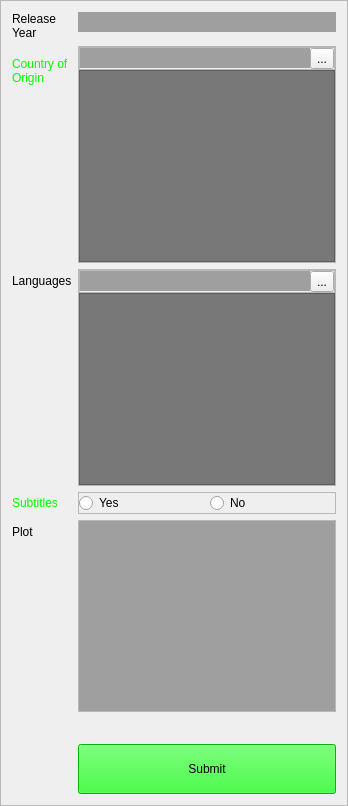
    <widget class="QFrame" name="frame_3">
     <property name="frameShape">
      <enum>QFrame::StyledPanel</enum>
     </property>
     <property name="frameShadow">
      <enum>QFrame::Sunken</enum>
     </property>
     <layout class="QFormLayout" name="formLayout_3">
      <item row="0" column="0">
       <widget class="QLabel" name="label_23">
        <property name="text">
         <string>Release 
Year</string>
        </property>
       </widget>
      </item>
      <item row="0" column="1">
       <widget class="QLineEdit" name="year">
        <property name="palette">
         <palette>
          <active>
           <colorrole role="Base">
            <brush brushstyle="SolidPattern">
             <color alpha="255">
              <red>159</red>
              <green>159</green>
              <blue>159</blue>
             </color>
            </brush>
           </colorrole>
          </active>
          <inactive>
           <colorrole role="Base">
            <brush brushstyle="SolidPattern">
             <color alpha="255">
              <red>159</red>
              <green>159</green>
              <blue>159</blue>
             </color>
            </brush>
           </colorrole>
          </inactive>
          <disabled>
           <colorrole role="Base">
            <brush brushstyle="SolidPattern">
             <color alpha="255">
              <red>108</red>
              <green>108</green>
              <blue>108</blue>
             </color>
            </brush>
           </colorrole>
          </disabled>
         </palette>
        </property>
        <property name="autoFillBackground">
         <bool>true</bool>
        </property>
        <property name="frame">
         <bool>false</bool>
        </property>
       </widget>
      </item>
      <item row="1" column="0">
       <widget class="QLabel" name="label_18">
        <property name="palette">
         <palette>
          <active>
           <colorrole role="WindowText">
            <brush brushstyle="SolidPattern">
             <color alpha="255">
              <red>0</red>
              <green>255</green>
              <blue>0</blue>
             </color>
            </brush>
           </colorrole>
          </active>
          <inactive>
           <colorrole role="WindowText">
            <brush brushstyle="SolidPattern">
             <color alpha="255">
              <red>0</red>
              <green>255</green>
              <blue>0</blue>
             </color>
            </brush>
           </colorrole>
          </inactive>
          <disabled>
           <colorrole role="WindowText">
            <brush brushstyle="SolidPattern">
             <color alpha="255">
              <red>120</red>
              <green>120</green>
              <blue>120</blue>
             </color>
            </brush>
           </colorrole>
          </disabled>
         </palette>
        </property>
        <property name="text">
         <string>Country of 
Origin</string>
        </property>
       </widget>
      </item>
      <item row="1" column="1">
       <widget class="QFrame" name="frame_22">
        <property name="frameShape">
         <enum>QFrame::StyledPanel</enum>
        </property>
        <property name="frameShadow">
         <enum>QFrame::Raised</enum>
        </property>
        <layout class="QVBoxLayout" name="verticalLayout_6">
         <property name="spacing">
          <number>0</number>
         </property>
         <property name="leftMargin">
          <number>0</number>
         </property>
         <property name="topMargin">
          <number>0</number>
         </property>
         <property name="rightMargin">
          <number>0</number>
         </property>
         <property name="bottomMargin">
          <number>0</number>
         </property>
         <item>
          <widget class="QFrame" name="frame_13">
           <property name="frameShape">
            <enum>QFrame::StyledPanel</enum>
           </property>
           <property name="frameShadow">
            <enum>QFrame::Raised</enum>
           </property>
           <layout class="QHBoxLayout" name="horizontalLayout_10">
            <property name="spacing">
             <number>0</number>
            </property>
            <property name="leftMargin">
             <number>0</number>
            </property>
            <property name="topMargin">
             <number>0</number>
            </property>
            <property name="rightMargin">
             <number>0</number>
            </property>
            <property name="bottomMargin">
             <number>0</number>
            </property>
            <item>
             <widget class="QLineEdit" name="country">
              <property name="palette">
               <palette>
                <active>
                 <colorrole role="Base">
                  <brush brushstyle="SolidPattern">
                   <color alpha="255">
                    <red>159</red>
                    <green>159</green>
                    <blue>159</blue>
                   </color>
                  </brush>
                 </colorrole>
                </active>
                <inactive>
                 <colorrole role="Base">
                  <brush brushstyle="SolidPattern">
                   <color alpha="255">
                    <red>159</red>
                    <green>159</green>
                    <blue>159</blue>
                   </color>
                  </brush>
                 </colorrole>
                </inactive>
                <disabled>
                 <colorrole role="Base">
                  <brush brushstyle="SolidPattern">
                   <color alpha="255">
                    <red>63</red>
                    <green>63</green>
                    <blue>63</blue>
                   </color>
                  </brush>
                 </colorrole>
                </disabled>
               </palette>
              </property>
              <property name="autoFillBackground">
               <bool>true</bool>
              </property>
              <property name="frame">
               <bool>false</bool>
              </property>
             </widget>
            </item>
            <item>
             <widget class="QToolButton" name="country_button">
              <property name="text">
               <string>...</string>
              </property>
             </widget>
            </item>
           </layout>
          </widget>
         </item>
         <item>
          <widget class="QListWidget" name="country_list">
           <property name="styleSheet">
            <string notr="true">QListWidget{background:rgb(120,120,120)}
QListWidget::item:selected{background: rgb(219, 219, 219)}
QListWidget::item:selected{color:black} </string>
           </property>
           <property name="editTriggers">
            <set>QAbstractItemView::NoEditTriggers</set>
           </property>
          </widget>
         </item>
        </layout>
       </widget>
      </item>
      <item row="3" column="0">
       <widget class="QLabel" name="label_20">
        <property name="text">
         <string>Languages</string>
        </property>
       </widget>
      </item>
      <item row="3" column="1">
       <widget class="QFrame" name="frame_12">
        <property name="frameShape">
         <enum>QFrame::StyledPanel</enum>
        </property>
        <property name="frameShadow">
         <enum>QFrame::Raised</enum>
        </property>
        <layout class="QVBoxLayout" name="verticalLayout_4">
         <property name="spacing">
          <number>0</number>
         </property>
         <property name="leftMargin">
          <number>0</number>
         </property>
         <property name="topMargin">
          <number>0</number>
         </property>
         <property name="rightMargin">
          <number>0</number>
         </property>
         <property name="bottomMargin">
          <number>0</number>
         </property>
         <item>
          <widget class="QFrame" name="frame_23">
           <property name="frameShape">
            <enum>QFrame::StyledPanel</enum>
           </property>
           <property name="frameShadow">
            <enum>QFrame::Raised</enum>
           </property>
           <layout class="QHBoxLayout" name="horizontalLayout_5">
            <property name="spacing">
             <number>0</number>
            </property>
            <property name="leftMargin">
             <number>0</number>
            </property>
            <property name="topMargin">
             <number>0</number>
            </property>
            <property name="rightMargin">
             <number>0</number>
            </property>
            <property name="bottomMargin">
             <number>0</number>
            </property>
            <item>
             <widget class="QLineEdit" name="language">
              <property name="palette">
               <palette>
                <active>
                 <colorrole role="Base">
                  <brush brushstyle="SolidPattern">
                   <color alpha="255">
                    <red>159</red>
                    <green>159</green>
                    <blue>159</blue>
                   </color>
                  </brush>
                 </colorrole>
                </active>
                <inactive>
                 <colorrole role="Base">
                  <brush brushstyle="SolidPattern">
                   <color alpha="255">
                    <red>159</red>
                    <green>159</green>
                    <blue>159</blue>
                   </color>
                  </brush>
                 </colorrole>
                </inactive>
                <disabled>
                 <colorrole role="Base">
                  <brush brushstyle="SolidPattern">
                   <color alpha="255">
                    <red>108</red>
                    <green>108</green>
                    <blue>108</blue>
                   </color>
                  </brush>
                 </colorrole>
                </disabled>
               </palette>
              </property>
              <property name="autoFillBackground">
               <bool>true</bool>
              </property>
              <property name="frame">
               <bool>false</bool>
              </property>
             </widget>
            </item>
            <item>
             <widget class="QToolButton" name="language_button">
              <property name="text">
               <string>...</string>
              </property>
             </widget>
            </item>
           </layout>
          </widget>
         </item>
         <item>
          <widget class="QListWidget" name="language_list">
           <property name="styleSheet">
            <string notr="true">QListWidget{background:rgb(120,120,120)}
QListWidget::item:selected{background: rgb(219, 219, 219)}
QListWidget::item:selected{color:black} </string>
           </property>
           <property name="editTriggers">
            <set>QAbstractItemView::NoEditTriggers</set>
           </property>
           <property name="selectionMode">
            <enum>QAbstractItemView::ExtendedSelection</enum>
           </property>
          </widget>
         </item>
        </layout>
       </widget>
      </item>
      <item row="5" column="0">
       <widget class="QLabel" name="label_28">
        <property name="text">
         <string>Plot</string>
        </property>
       </widget>
      </item>
      <item row="5" column="1">
       <widget class="QTextEdit" name="plot">
        <property name="palette">
         <palette>
          <active>
           <colorrole role="Base">
            <brush brushstyle="SolidPattern">
             <color alpha="255">
              <red>159</red>
              <green>159</green>
              <blue>159</blue>
             </color>
            </brush>
           </colorrole>
          </active>
          <inactive>
           <colorrole role="Base">
            <brush brushstyle="SolidPattern">
             <color alpha="255">
              <red>159</red>
              <green>159</green>
              <blue>159</blue>
             </color>
            </brush>
           </colorrole>
          </inactive>
          <disabled>
           <colorrole role="Base">
            <brush brushstyle="SolidPattern">
             <color alpha="255">
              <red>108</red>
              <green>108</green>
              <blue>108</blue>
             </color>
            </brush>
           </colorrole>
          </disabled>
         </palette>
        </property>
       </widget>
      </item>
      <item row="8" column="1">
       <widget class="QPushButton" name="submit">
        <property name="minimumSize">
         <size>
          <width>50</width>
          <height>50</height>
         </size>
        </property>
        <property name="styleSheet">
         <string notr="true">background:rgb(0, 255, 0);</string>
        </property>
        <property name="text">
         <string>Submit</string>
        </property>
       </widget>
      </item>
      <item row="4" column="0">
       <widget class="QLabel" name="label_22">
        <property name="palette">
         <palette>
          <active>
           <colorrole role="WindowText">
            <brush brushstyle="SolidPattern">
             <color alpha="255">
              <red>0</red>
              <green>255</green>
              <blue>0</blue>
             </color>
            </brush>
           </colorrole>
          </active>
          <inactive>
           <colorrole role="WindowText">
            <brush brushstyle="SolidPattern">
             <color alpha="255">
              <red>0</red>
              <green>255</green>
              <blue>0</blue>
             </color>
            </brush>
           </colorrole>
          </inactive>
          <disabled>
           <colorrole role="WindowText">
            <brush brushstyle="SolidPattern">
             <color alpha="255">
              <red>120</red>
              <green>120</green>
              <blue>120</blue>
             </color>
            </brush>
           </colorrole>
          </disabled>
         </palette>
        </property>
        <property name="text">
         <string>Subtitles</string>
        </property>
       </widget>
      </item>
      <item row="4" column="1">
       <widget class="QFrame" name="subtitles">
        <property name="frameShape">
         <enum>QFrame::StyledPanel</enum>
        </property>
        <property name="frameShadow">
         <enum>QFrame::Raised</enum>
        </property>
        <layout class="QHBoxLayout" name="horizontalLayout_7">
         <property name="leftMargin">
          <number>0</number>
         </property>
         <property name="topMargin">
          <number>0</number>
         </property>
         <property name="rightMargin">
          <number>0</number>
         </property>
         <property name="bottomMargin">
          <number>0</number>
         </property>
         <item>
          <widget class="QRadioButton" name="subtitles_yes">
           <property name="text">
            <string>Yes</string>
           </property>
          </widget>
         </item>
         <item>
          <widget class="QRadioButton" name="subtitles_no">
           <property name="text">
            <string>No</string>
           </property>
          </widget>
         </item>
        </layout>
       </widget>
      </item>
      <item row="7" column="1">
       <spacer name="horizontalSpacer">
        <property name="orientation">
         <enum>Qt::Horizontal</enum>
        </property>
        <property name="sizeHint" stdset="0">
         <size>
          <width>40</width>
          <height>20</height>
         </size>
        </property>
       </spacer>
      </item>
     </layout>
    </widget>
